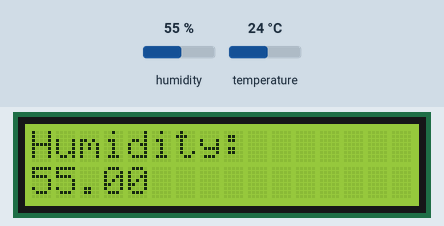
The sketch below on a simulated Arduino Uno, built with avr-gcc and run on an emulated ATmega328P. Shown: 16×2 character LCD. The inputs (shaded band) are chosen by the test bench; at power-on: humidity 55 %, temperature 24 °C.

Above: at 3.2 s.
3.3 s: humidity set to 22 %
At 8.5 s:
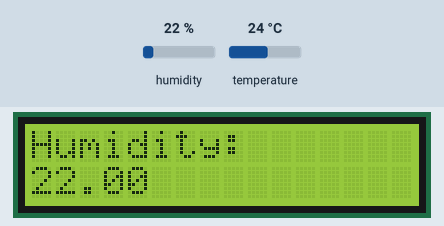
15.2 s: temperature set to 12 °C
At 23.5 s:
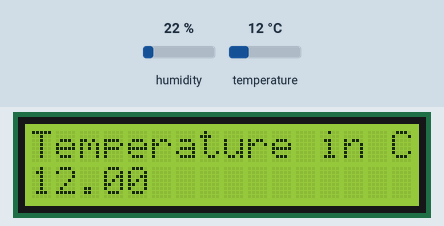
25.7 s: humidity set to 40 %
At 26.6 s:
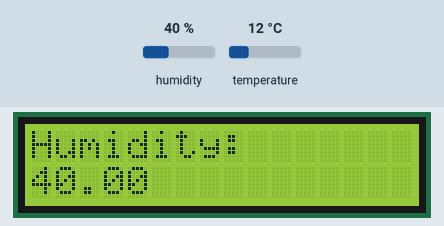
32.5 s: temperature set to 19 °C
At 43.3 s:
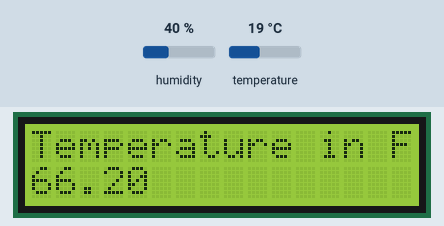
Timing chart, 0 to 44.8 s (numbered marks = the images above; inputs shaded):
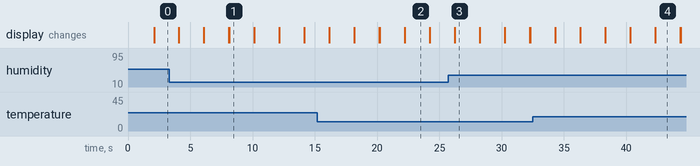

The sketch:

HumidityTempLCD.ino
```cpp
#include <LiquidCrystal.h>
#include <DHT.h>
#define Type DHT11
int rs = 7;
int en = 8;
int d4 = 9;
int d5 = 10;
int d6 = 11;
int d7 = 12;


int sensePin = 2;
DHT HT(sensePin,Type);
float humidity;
float tempC;
float tempF;
int setTime = 2000;

LiquidCrystal lcd(rs,en,d4,d5,d6,d7);

void setup() {
  // put your setup code here, to run once:
lcd.begin(16,2);
Serial.begin(9600);
HT.begin();
delay(setTime);
}

void loop() {
  // put your main code here, to run repeatedly:
humidity = HT.readHumidity();
tempC = HT.readTemperature();
tempF = HT.readTemperature(true);

lcd.setCursor(0,0);
lcd.print("Humidity:");
lcd.setCursor(0,1);
lcd.print(humidity);
delay(setTime);
lcd.clear();
lcd.setCursor(0,0);
lcd.print("Temperature in C:");
lcd.setCursor(0,1);
lcd.print(tempC);
delay(setTime);
lcd.clear();
lcd.setCursor(0,0);
lcd.print("Temperature in F:");
lcd.setCursor(0,1);
lcd.print(tempF);
delay(setTime);
lcd.clear();

}
```

Measured:
- what the display in image 1 shows lasts 2.0 s, from 8.1 s to 10.1 s
